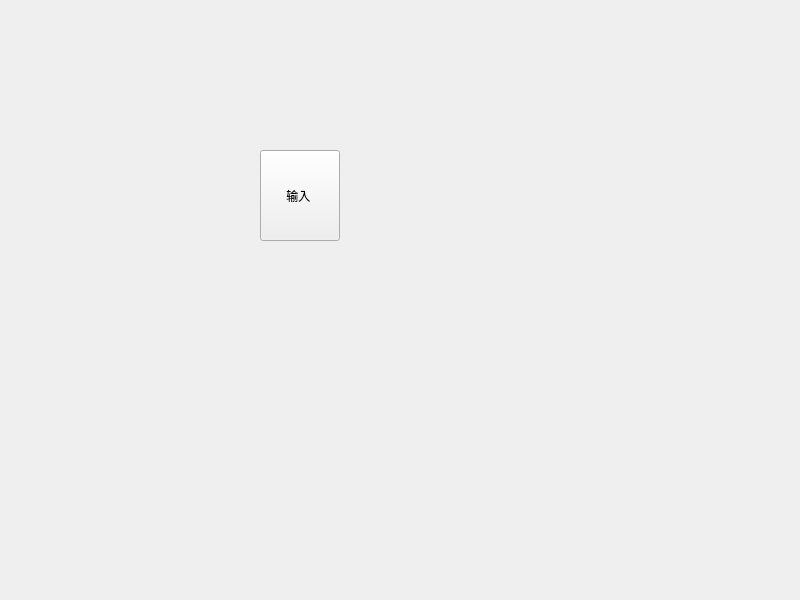
<?xml version="1.0" encoding="UTF-8"?>
<ui version="4.0">
 <class>Widget</class>
 <widget class="QWidget" name="Widget">
  <property name="geometry">
   <rect>
    <x>0</x>
    <y>0</y>
    <width>800</width>
    <height>600</height>
   </rect>
  </property>
  <property name="windowTitle">
   <string>Widget</string>
  </property>
  <widget class="QPushButton" name="pushButton">
   <property name="geometry">
    <rect>
     <x>260</x>
     <y>150</y>
     <width>80</width>
     <height>91</height>
    </rect>
   </property>
   <property name="sizePolicy">
    <sizepolicy hsizetype="Maximum" vsizetype="Maximum">
     <horstretch>0</horstretch>
     <verstretch>0</verstretch>
    </sizepolicy>
   </property>
   <property name="text">
    <string>输入 </string>
   </property>
  </widget>
 </widget>
 <resources/>
 <connections/>
</ui>
